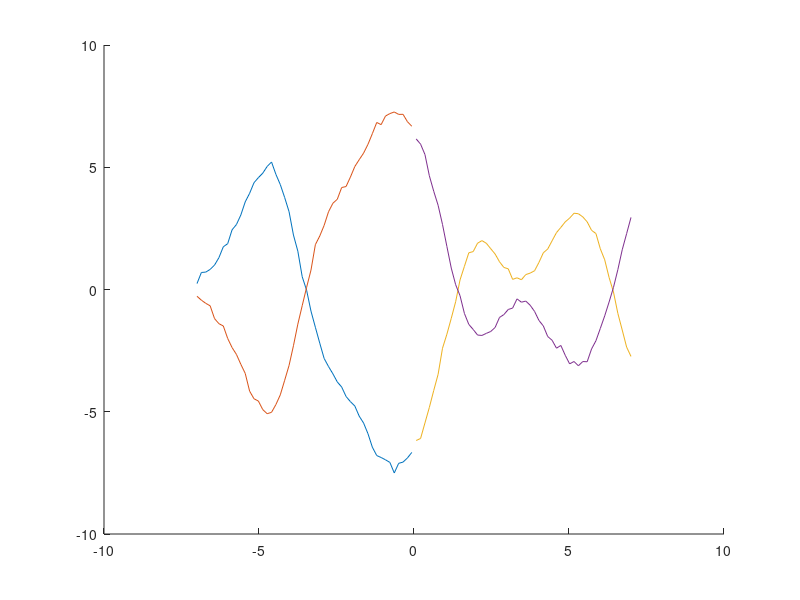

The MATLAB script that drew this image: (Note: this script raises an error after producing the figure.)
%% simple implementation of Multi-Output Gaussian Process (MOGP) regression

% Gaussian kernel
kernel = @(x1,x2,l,sigma_f) sigma_f^2 * exp( -0.5 * l^2 * ( (sum(x1.^2,2)) + (sum(x2.^2,2)).' - 2*x1*(x2.') ) );

kernel_params_true = [2 0.8]; % [sigma_f l]
n_features = 2;
n_latent_dims = 1;
n = 50;
ntest = 50;
n_spatial_dims = 1;
sigma2 = 0.01;

x_full = linspace(-7, 7, n+ntest)';
W_orig = [-2 2];
F_orig = mvnrnd(zeros([n+ntest 1]),kernel(x_full, x_full, kernel_params_true(2), kernel_params_true(1)),n_latent_dims).';

y_full = F_orig * W_orig + sqrt( sigma2 ) * randn([n+ntest 2]);

x = x_full(1:n);
y = y_full(1:n,:);
xtest = x_full(n+1:end);
ytest = y_full(n+1:end,:);

figure();
hold on;
plot( x, y );
plot( xtest, ytest );

%% optimize hyperparameters

cov_xx = @(p) kernel(x, x, p(2), p(1)) + p(3) * eye(size(x,1));
cov = @(p) kron( p(4:5).' * p(4:5), cov_xx(p(1:3)) ) + 1e-4 * eye(size(x,1) * n_features);

yn = y;
nll = @(p) 0.5 * log(det(cov(p))) + 0.5*yn(:).' * inv(cov(p)) * yn(:) + 0.5 * length(x) * n_features * log(2*pi);

p_init = [1 1 0.01 -1 1];
p_lb = [0   0   1e-4 -1e2 -1e2];
p_ub = [1e1 1e1 1e1   1e2  1e2];

p_opt = fmincon(nll, p_init, [], [], [], [], p_lb, p_ub);

W_fitted = p_opt(4:5);
noise_variance = p_opt(3);
kernel_params = p_opt(1:2);

%% make predictions

xnew = linspace(-10,10,300)';

WWT = W_fitted.' * W_fitted;

xaugmented = [x; xtest];
Kxx_augmented = kernel(xaugmented, xaugmented, kernel_params(2), kernel_params(1));
Kxx_augmented_full = kron( WWT, Kxx_augmented );

Kxx = Kxx_augmented_full(1:n*n_features+ntest,1:n*n_features+ntest) + 1e-4*eye(n*n_features+ntest);
Kxx = Kxx + noise_variance * eye(size(Kxx,1));

Kxx_eval = [WWT(1,2)*kernel([x; xtest], xnew, kernel_params(2), kernel_params(1));
            WWT(2,2)*kernel(x, xnew, kernel_params(2), kernel_params(1))];

Kxx_inv = inv(Kxx);

y_for_preds = [y(:,1); ytest(:,1); y(:,2)];
y2_mogp = Kxx_eval.' * Kxx_inv * y_for_preds;

% get predictions from standard GP
Kxx = kernel(x, x, kernel_params(2), kernel_params(1));
Kxx = Kxx + noise_variance * eye(size(Kxx,1));
Kxx_inv = inv(Kxx);
Kxxnew = kernel(x, xnew, kernel_params(2), kernel_params(1));
y1_gp = Kxxnew.' * Kxx_inv * y(:,1);
y2_gp = Kxxnew.' * Kxx_inv * y(:,2);

figure();
hold on;
plot([x; xtest], [y(:,1); ytest(:,1)], '-ob', 'markerfacecolor', 'b');
plot(x, y(:,2), '-or', 'markerfacecolor', 'r');
plot([x; xtest], [y(:,2); ytest(:,2)], '-or');
plot(xnew, y2_mogp, '-', 'linewidth', 2);
plot(xnew, y2_gp, '-', 'linewidth', 2);
xlabel('x');
ylabel('y');
legend({'y_1 (train)', 'y_2 (train)', 'y_2 (test)', 'y_2 predicted with MOGP', 'y_2 predicted with GP'}, 'location', 'best');
box on;
set(gcf,'color','w');

